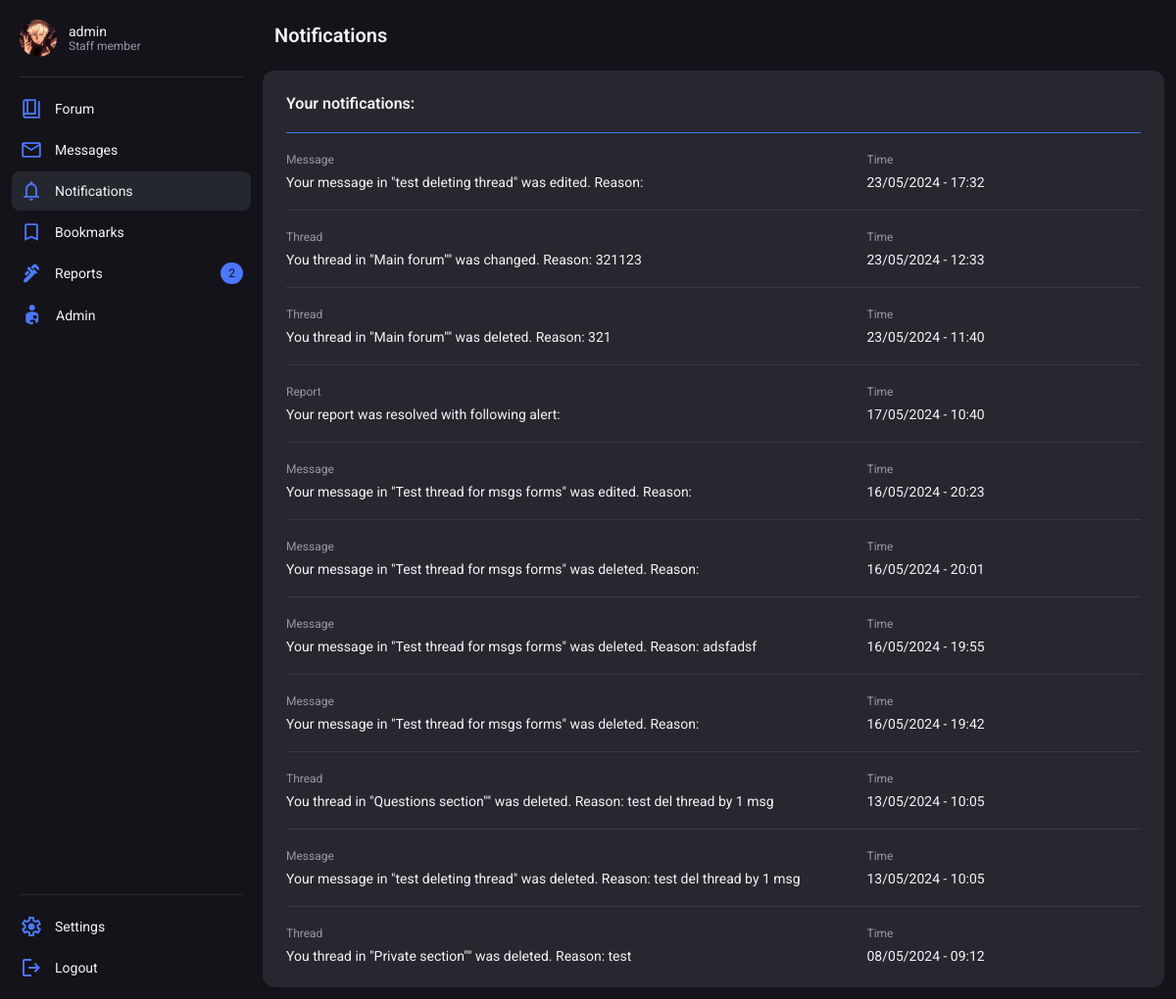
The app's page /notifications/ (signed in) with its own data.
### users/models.py (models this page shows, shortened)
class Profile(models.Model):
    user = models.OneToOneField(User, on_delete=models.CASCADE)
    title = models.CharField(max_length=100, null=True, blank=True, default="Member")
    info = models.CharField(max_length=200, null=True, blank=True)
    profile_picture = models.CharField(max_length=225, null=True, blank=True, default="default.svg")
    warnings = models.SmallIntegerField(default=0)
    active_notifications = models.IntegerField(default=0)
    is_banned = models.BooleanField(default=False)
    banned_by = models.ForeignKey(User, related_name='banned_by', null=True, blank=True, on_delete=models.SET_NULL)
    ban_reason = models.TextField(null=True, blank=True)
    ban_time = models.DateTimeField(null=True, blank=True)
    def save(self, *args, **kwargs):
        if not self.profile_picture or self.profile_picture == "":
            self.profile_picture = "default.svg"
        super(Profile, self).save(*args, **kwargs)

class Notification(models.Model):
    NOTIFICATIONS_TYPE = (
        (0, 'warning'),
        (2, 'report'),
        (3, 'message_delete'),
        (4, 'message_edit'),
        (5, 'profile_edit'),
        (6, 'thread_delete'),
        (7, 'thread_change')
    )
    user = models.ForeignKey(User, on_delete=models.CASCADE)
    notification_type = models.SmallIntegerField(choices=NOTIFICATIONS_TYPE)
    notification = models.TextField()
    message = models.ForeignKey(Message, on_delete=models.CASCADE, null=True, blank=True)
    thread = models.ForeignKey(Thread, on_delete=models.CASCADE, null=True, blank=True)
    warning = models.ForeignKey(Warnings_history, on_delete=models.CASCADE, null=True, blank=True)
    report = models.ForeignKey(Report, on_delete=models.CASCADE, null=True, blank=True, related_name="linked_report")
    time_created = models.DateTimeField(default=datetime.now())

### forum/models.py (models this page shows, shortened)
class Message(models.Model):
    thread = models.ForeignKey(Thread, on_delete=models.CASCADE)
    user = models.ForeignKey(User, on_delete=models.CASCADE)
    message = models.TextField()
    is_start = models.BooleanField(default=False)
    upvotes = models.PositiveIntegerField(null=True, blank=True, default=0)
    downvotes = models.PositiveIntegerField(null=True, blank=True, default=0)
    is_solution = models.BooleanField(default=False)
    is_visible = models.BooleanField(default=True)
    deleted_by = models.ForeignKey(User, on_delete=models.SET_NULL, blank=True, null=True, related_name="deleted_by")
    invis_reason = models.TextField(blank=True, null=True)
    time_created = models.DateTimeField(default=datetime.now())
    time_changed = models.DateTimeField(null=True, blank=True)
    changer = models.ForeignKey(User, on_delete=models.SET_NULL, null=True, blank=True, related_name="changer")

class Thread(models.Model):
    user = models.ForeignKey(User, on_delete=models.SET_NULL, null=True)
    title = models.CharField(max_length=225)
    slug = models.SlugField(max_length=225, blank=True, null=True)
    node = models.ForeignKey(Node, on_delete=models.CASCADE)
    is_closed = models.BooleanField(default=False)
    is_visible = models.BooleanField(default=True)
    is_pinned = models.BooleanField(default=False)
    msg_amount = models.IntegerField(blank=True, null=True, default=1)
    invis_reason = models.TextField(blank=True, null=True)
    deleted_by = models.ForeignKey(User, on_delete=models.SET_NULL, null=True, blank=True, related_name="thread_deleted_by")
    time_created = models.DateTimeField(default=datetime.now())
    time_changed = models.DateTimeField(null=True, blank=True)

class Node(models.Model):
    name = models.CharField(max_length=225)
    slug = models.SlugField(max_length=225, blank=True, null=True)
    description = models.TextField(blank=True, default=None, null=True)
    type_question = models.BooleanField(default=False)
    type_private = models.BooleanField(default=False)
    user_only = models.BooleanField(default=False)
    staff_only = models.BooleanField(default=True)
    parent = models.ForeignKey('self', on_delete=models.SET_NULL, null=True, blank=True)

### users/views.py (the view)
# urls.py: path('notifications/', notifications, name='notifications'),
def notifications(request):
    try:
        notifs = Notification.objects.filter(user=request.user).order_by('-id')
    except:
        notifs = False
    context = {
        "notifications":notifs
    }
    request.user.profile.active_notifications = 0
    request.user.profile.save()
    return render(request, 'notifications.html', context)

### users/chat_processor.py (called while the page is built, shortened)
def profile_processor(request):
    chat_data = {}
    return chat_data

### users/templates/notifications.html (shortened to what this page needs)
{% extends 'base.html' %}
{% block style %}
    {% load static %}
    <link rel="stylesheet" href="{% static 'forum.css' %}">
    <link rel="stylesheet" href="{% static 'bookmarks.css' %}">
{% endblock %}
{% block header %}
    <header class="wrapper">
        <h2 class="title">Notifications</h2>
    </header>
{% endblock %}
{% block content %}
    <div class="container">
        {% if notifications %}
        <div class="container card" >
            <div class="cardHeader wrapper">
                <p class="cardTitle">Your notifications:</p>
            </div>
            {% for notif in notifications %}
            <div class="cardLine"></div>
            <div class="container">
                {% if notif.notification_type == 0 or notif.notification_type == 2 %}
                    <div class="wrapper cardSectionItem">
                {% endif %}
                {% if notif.notification_type == 3 %}
                    <a href="{% url 'thread' notif.message.thread.node.slug notif.message.thread.slug notif.message.thread.id %}" class="wrapper cardSectionItem">
                {% endif %}
                {% if notif.notification_type == 4 %}
                    <a href="{% url 'msg_redirect' notif.message.thread.node.slug notif.message.thread.slug notif.message.thread.id notif.message.id %}" class="wrapper cardSectionItem">
                {% endif %}
                {% if notif.notification_type == 6 %}
                    <a href="{% url 'section' notif.thread.node.slug %}" class="wrapper cardSectionItem">
                {% endif %}
                {% if notif.notification_type == 7 %}
                    <a href="{% url 'thread' notif.thread.node.slug notif.thread.slug notif.thread.id %}" class="wrapper cardSectionItem">
                {% endif %}
                    <div class="cardSectionInnerItem container">
                        {% if notif.notification_type == 2 %}
                            <p class="meta">Report</p>
                            <p class="text">Your report was
                                {% if notif.report.is_resolved %}
                                    resolved
                                    {% else %}
                                        rejected
                                    {% endif %}
                                    with following alert: {{ notif.report.notification }}</p>
                            {% endif %}
                            {% if notif.notification_type == 3 %}
                                <p class="meta">Message</p>
                                <p class="text">Your message in "{{ notif.message.thread.title }}" was deleted. Reason: {{ notif.notification }}</p>
                            {% endif %}
                            {% if notif.notification_type == 4 %}
                                <p class="meta">Message</p>
                                <p class="text">Your message in "{{ notif.message.thread.title }}" was edited. Reason: {{ notif.notification }}</p>
                            {% endif %}
                            {% if notif.notification_type == 6 %}
                                <p class="meta">Thread</p>
                                <p class="text">You thread in "{{ notif.thread.node.name }}"" was deleted. Reason: {{ notif.notification }}</p>
                            {% endif %}
                        {% if notif.notification_type == 7 %}
                            <p class="meta">Thread</p>
                            <p class="text">You thread in "{{ notif.thread.node.name }}"" was changed. Reason: {{ notif.notification }}</p>
                        {% endif %}
                    </div>
                    <div class="cardSectionInnerItem container">
                        <p class="meta">Time</p>
                        <p class="text">{{ notif.time_created|date:"d/m/Y - H:i" }}</p>
                    </div>
            {% if notif.notification_type == 0 or notif.notification_type == 2 %}
                </div>
            {% else %}
                </a>
            {% endif %}
            </div>
            {% endfor %}
        </div>
    </div>
    {% else %}
        <div class="container NoContentBanner">
            <h2 class="title">No notifications</h2>
            <p class="text">Notifications you recive will show up here.</p>
        </div>
    {% endif %}
{% endblock %}

### base/templates/base.html (shortened to what this page needs)
<!DOCTYPE html>
<html lang="en">
<head>
    {% load static %}
    <link rel="stylesheet" href="{% static 'themes/theme_' %}{{request.user.preference.color_theme}}.css">
    <link rel="stylesheet" href="{% static 'style.css' %}">
    {% block style %}{% endblock %}
</head>
<body>
    <nav>
        {% if request.user.is_authenticated %}
            <div class="container navBtnContainer" id="navConProfile">
                <a class="wrapper navBtn" href="{% url 'profile_view' request.user.id %}">
                    {%  if avatar_path %}
                        <img class="navBtnAvatar" src="{{ avatar_path }}" alt="">
                    {% else %}
                        <img src="{% static 'assets/missing_avatar.svg' %}" alt="">
                    {% endif %}
                    <div class="container">
                        <span class="text">{{ request.user.username }}</span>
                        <span class="meta">{{request.user.profile.title}}</span>
                    </div>
                </a>
            </div>
            <div class="navLine"></div>
            <div class="container navBtnContainer" id="navConMain">
                <a class="wrapper navBtn {% if current_tab == 'forum' %}focus{% endif %}" href="{% url 'forum_main' %}">
                    <span class="text">Forum</span>
                </a>
                <a class="wrapper navBtn space {% if current_tab == 'message' %}focus{% endif %}" href="{% url 'messages_main' %}">
                    <div class="wrapper navBtnMainContainer">
                        <span class="text">Messages</span>
                    </div>
                </a>
                <a class="wrapper navBtn space {% if current_tab == 'notifications' %}focus{% endif %}" href="{% url 'notifications' %}">
                    <div class="wrapper navBtnMainContainer">
                        <span class="text">Notifications</span>
                    </div>
                </a>
                <a class="wrapper navBtn {% if current_tab == 'bookmarks' %}focus{% endif %}" href="{% url 'bookmarks_main' %}">
                    <span class="text">Bookmarks</span>
                </a>
                {% if perms.moderation.view_reports %}
                <a class="wrapper navBtn space {% if current_tab == 'moderation' %}focus{% endif %}" href="{% url 'moderation_main' %}">
                    <div class="wrapper navBtnMainContainer">
                        <span class="text">Reports</span>
                    </div>
                    {% if reports_amount > 0 %}
                        {% if assigned_reports > 0 %}
                            <p class="navNotificationBadge">{{assigned_reports}}/{{reports_amount}}</p>
                        {% else %}
                            <p class="navNotificationBadge">{{reports_amount}}</p>
                        {% endif %}
                    {% endif %}
                </a>
                {% endif %}
                {% if request.user.is_staff %}
                <a class="wrapper navBtn" href="{% url 'admin:index' %}">
                    <span class="text">Admin</span>
                </a>
                {% endif %}
            </div>
            <div class="navLine"></div>
            <div class="container navBtnContainer" id="navConOptions">
                <a class="wrapper navBtn" href="{% url 'profile_edit' request.user.id %}">
                    <span class="text">Settings</span>
                </a>
                <a class="wrapper navBtn" href="{% url 'logout_user' %}">
                    <span class="text">Logout</span>
                </a>
            </div>
        {% endif %}
    </nav>
    <div class="main">
        {% block header %}{% endblock %}
        {% block content %}{% endblock %}
    </div>
</body>
</html>

### base/static/themes/theme_1.css (style rules this page uses)
:root { --text: #F3F3F5; --text-muted: #9797A1; --bg: #141319; --primary: #27272F; --border_dark: #373A43; --border_light: #2A292F; --isClickable: #373A43; --focus: #24272E; --accent: #4B77FB; }

### base/static/style.css (style rules this page uses)
* { margin: 0; padding: 0; border: none; font-family: "Roboto", sans-serif; }
body { box-sizing: border-box; height: 100vh; background-color: var(--bg); display: grid; grid-template-columns: 256px minmax(256px , 1fr); gap: 12px; }
a { text-decoration: none; }
.container { display: flex; flex-direction: column; }
.wrapper { display: flex; }
.space { justify-content: space-between; }
.title { color: var(--text); font-size: 20px; font-weight: 600; }
.text { color: var(--text); font-size: 14px; }
.meta { color: var(--text-muted); font-size: 12px; }
.main { box-sizing: border-box; height: 100vh; padding: 12px 12px 12px 0px; display: grid; grid-template-columns: 1fr; grid-template-rows: max-content 1fr; gap: 12px; }
nav { padding: 12px 0px 12px 12px; box-sizing: border-box; height: 100%; display: flex; flex-direction: column; gap: 12px; }
.navLine { margin: 0px 8px; border-top: 1px solid var(--border_light); }
.navNotificationBadge { padding: 4px 8px; border-radius: 24px; font-size: 12px; color: var(--bg); background-color: var(--accent); }
.navBtnContainer { box-sizing: border-box; gap: 2px; }
#navConProfile { grid-row: 1; grid-column: 1; }
#navConMain { height: 100%; grid-row: 2; grid-column: 1; }
#navConOptions { grid-row: 3; grid-column: 1; }
.navBtn { padding: 8px; border-radius: 8px; background-color: var(--bg); align-items: center; gap: 12px; }
.navBtnMainContainer { align-items: center; gap: 12px; }
.navBtnAvatar { width: 38px; aspect-ratio: 1/1; object-fit: cover; object-position: center; border-radius: 100%; border: 1px solid var(--border); }
.navLine { box-sizing: border-box; margin: 0px 8px; height: 1px; flex-grow: 1; background-color: var(--border_light); }
header { padding: 12px; align-items: center; gap: 12px; }
.card { box-sizing: border-box; padding: 12px; border-radius: 12px; background-color: var(--primary); gap: 8px; }
.cardHeader { padding: 12px; align-items: center; gap: 12px; }
.cardTitle { font-weight: 600; font-size: 16px; color: var(--text); }
.cardLine { margin: 0px 12px; border-top: 1px solid var(--border_dark); }
.cardLine:nth-child(2) { border-top: 1px solid var(--accent); }
.cardSectionItem { box-sizing: border-box; width: 100%; padding: 12px; border-radius: 12px; display: grid; grid-template-columns: .675fr .325fr; gap: 12px; }
.cardSectionInnerItem { box-sizing: border-box; width: 100%; gap: 8px; }
.focus { background-color: var(--focus); }

### base/static/bookmarks.css (style rules this page uses)
.main { overflow-y: scroll; }

### records on screen
Notification: message.thread "test deleting thread", time_created "23/05/2024 - 17:32"
Notification: thread.node.name "Main forum", notification "321123", time_created "23/05/2024 - 12:33"
Notification: thread.node.name "Main forum", notification "321", time_created "23/05/2024 - 11:40"
Notification: shows "resolved", time_created "17/05/2024 - 10:40"
Notification: message.thread "Test thread for msgs forms", time_created "16/05/2024 - 20:23"
Notification: message.thread "Test thread for msgs forms", time_created "16/05/2024 - 20:01"
Notification: message.thread "Test thread for msgs forms", notification "adsfadsf", time_created "16/05/2024 - 19:55"
Notification: message.thread "Test thread for msgs forms", time_created "16/05/2024 - 19:42"
Notification: thread.node.name "Questions section", notification "test del thread by 1 msg", time_created "13/05/2024 - 10:05"
Notification: message.thread "test deleting thread", notification "test del thread by 1 msg", time_created "13/05/2024 - 10:05"
Notification: thread.node.name "Private section", notification "test", time_created "08/05/2024 - 09:12"

### other values on screen
{{ request.user.username }} "admin"
{{ request.user.profile.title }} "Staff member"
{{ reports_amount }} "2"
